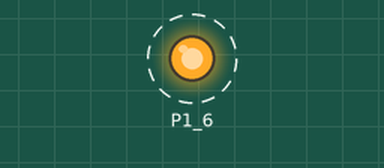
This sketch was run on a simulated TI MSP430 LaunchPad. Shown: output pins drawn as LEDs (lit = HIGH). Dashed ring = blinking.

Above: at 0.2 s.
Timing chart, 0 to 3.0 s (numbered marks = the images above):
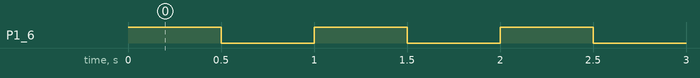

Measured:
- by itself, P1_6: alternates HIGH for 0.50 s and LOW for 0.50 s

The sketch:

LED_Flash.ino
```cpp
void setup() {
  // put your setup code here, to run once:
  pinMode (P1_6, OUTPUT);

}

void loop() {
  // put your main code here, to run repeatedly:
  digitalWrite(P1_6, HIGH);
  delay(500);
  digitalWrite(P1_6, LOW);
  delay(500);

}
```
